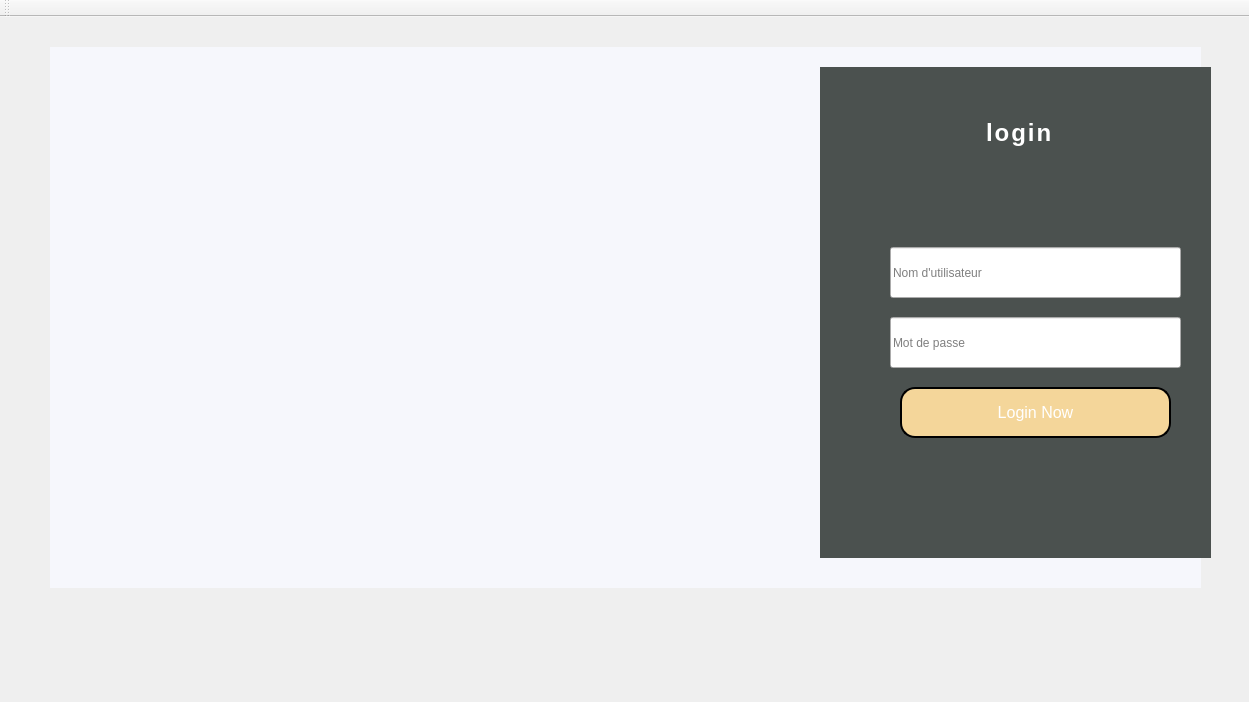
<?xml version="1.0" encoding="UTF-8"?>
<ui version="4.0">
 <class>MainWindow</class>
 <widget class="QMainWindow" name="MainWindow">
  <property name="geometry">
   <rect>
    <x>0</x>
    <y>0</y>
    <width>1249</width>
    <height>702</height>
   </rect>
  </property>
  <property name="windowTitle">
   <string>MainWindow</string>
  </property>
  <widget class="QWidget" name="centralwidget">
   <widget class="QWidget" name="pagelogin" native="true">
    <property name="geometry">
     <rect>
      <x>-190</x>
      <y>30</y>
      <width>1441</width>
      <height>571</height>
     </rect>
    </property>
    <widget class="QLabel" name="label_3">
     <property name="geometry">
      <rect>
       <x>240</x>
       <y>0</y>
       <width>1151</width>
       <height>541</height>
      </rect>
     </property>
     <property name="styleSheet">
      <string notr="true">background-color: rgba(246,247,252,255);</string>
     </property>
     <property name="text">
      <string/>
     </property>
    </widget>
    <widget class="QPushButton" name="loginButton">
     <property name="geometry">
      <rect>
       <x>1090</x>
       <y>340</y>
       <width>271</width>
       <height>51</height>
      </rect>
     </property>
     <property name="styleSheet">
      <string notr="true">QPushButton {
    font-size: 12pt; /* Larger font size */
    border: 2px solid #000000; /* Black border */
    border-radius: 15px; /* Rounded corners */
    padding: 10px 20px; /* Padding */
    color: #ffffff; /* White text */
    background-color: #f4d69a; /* Gold background */
}

QPushButton:hover {
    background-color: #e0b75e; /* Lighter gold on hover */
}

QPushButton:pressed {
    background-color: #d0a04c; /* Slightly darker gold when pressed */
}</string>
     </property>
     <property name="text">
      <string>Login Now</string>
     </property>
    </widget>
    <widget class="QLabel" name="label_5">
     <property name="geometry">
      <rect>
       <x>1280</x>
       <y>280</y>
       <width>41</width>
       <height>31</height>
      </rect>
     </property>
     <property name="text">
      <string/>
     </property>
     <property name="pixmap">
      <pixmap>../../Downloads/téléchargement (1).png</pixmap>
     </property>
     <property name="scaledContents">
      <bool>true</bool>
     </property>
    </widget>
    <widget class="QLabel" name="label">
     <property name="geometry">
      <rect>
       <x>1280</x>
       <y>210</y>
       <width>41</width>
       <height>31</height>
      </rect>
     </property>
     <property name="text">
      <string/>
     </property>
     <property name="pixmap">
      <pixmap>../../Downloads/1144760.png</pixmap>
     </property>
     <property name="scaledContents">
      <bool>true</bool>
     </property>
    </widget>
    <widget class="QLabel" name="label_14">
     <property name="geometry">
      <rect>
       <x>1150</x>
       <y>60</y>
       <width>271</width>
       <height>51</height>
      </rect>
     </property>
     <property name="styleSheet">
      <string notr="true">/* Style for the label */
QLabel {
    font-size: 24px; /* Font size */
    font-weight: bold; /* Bold font */
    color: #ffffff; /* White text color */
    text-transform: uppercase; /* Uppercase text */
    letter-spacing: 2px; /* Letter spacing */
    padding: 10px 20px; /* Padding */
 
    border-radius: 30px; /* Rounded corners */
    box-shadow: 0px 4px 6px rgba(0, 0, 0, 0.1); /* Shadow */
    transition: background-color 0.3s ease; /* Smooth transition */
}


</string>
     </property>
     <property name="text">
      <string>login</string>
     </property>
    </widget>
    <widget class="QLabel" name="label_4">
     <property name="geometry">
      <rect>
       <x>1010</x>
       <y>20</y>
       <width>391</width>
       <height>491</height>
      </rect>
     </property>
     <property name="styleSheet">
      <string notr="true">background-color:#4b514f;
</string>
     </property>
     <property name="text">
      <string/>
     </property>
    </widget>
    <widget class="QLineEdit" name="UserLabel">
     <property name="geometry">
      <rect>
       <x>1080</x>
       <y>200</y>
       <width>291</width>
       <height>51</height>
      </rect>
     </property>
     <property name="styleSheet">
      <string notr="true">font-size: 16px; /* Taille de la police */
    font-weight: bold; /* Police en gras */
    color: #8B4513; /* Couleur marron */
    background-color: #FFF5E1; /* Couleur de fond beige */
    padding: 10px; /* Remplissage intérieur */
    border-radius: 10px; /* Coins arrondis */
    border: 2px solid #8B4513; /* Bordure marron */
    text-align: center; /* Alignement centré du texte */
    max-width: 200px; /* Largeur maximale */
    margin: 0 auto; /* Centrage horizontal */
    box-shadow: 2px 2px 5px rgba(0, 0, 0, 0.2); /* Ombre portée *</string>
     </property>
     <property name="placeholderText">
      <string>Nom d'utilisateur</string>
     </property>
    </widget>
    <widget class="QLineEdit" name="PswdLabel">
     <property name="geometry">
      <rect>
       <x>1080</x>
       <y>270</y>
       <width>291</width>
       <height>51</height>
      </rect>
     </property>
     <property name="styleSheet">
      <string notr="true">font-size: 16px; /* Taille de la police */
    font-weight: bold; /* Police en gras */
    color: #8B4513; /* Couleur marron */
    background-color: #FFF5E1; /* Couleur de fond beige */
    padding: 10px; /* Remplissage intérieur */
    border-radius: 10px; /* Coins arrondis */
    border: 2px solid #8B4513; /* Bordure marron */
    text-align: center; /* Alignement centré du texte */
    max-width: 200px; /* Largeur maximale */
    margin: 0 auto; /* Centrage horizontal */
    box-shadow: 2px 2px 5px rgba(0, 0, 0, 0.2); /* Ombre portée *</string>
     </property>
     <property name="placeholderText">
      <string>Mot de passe</string>
     </property>
    </widget>
    <widget class="QLabel" name="label_2">
     <property name="geometry">
      <rect>
       <x>250</x>
       <y>20</y>
       <width>751</width>
       <height>491</height>
      </rect>
     </property>
     <property name="text">
      <string/>
     </property>
     <property name="pixmap">
      <pixmap>../../Downloads/article-fablab-1 (1).jpg</pixmap>
     </property>
     <property name="scaledContents">
      <bool>true</bool>
     </property>
    </widget>
    <zorder>label_3</zorder>
    <zorder>label_4</zorder>
    <zorder>UserLabel</zorder>
    <zorder>PswdLabel</zorder>
    <zorder>label_2</zorder>
    <zorder>loginButton</zorder>
    <zorder>label_14</zorder>
    <zorder>label_5</zorder>
    <zorder>label</zorder>
   </widget>
  </widget>
  <widget class="QToolBar" name="toolBar">
   <property name="windowTitle">
    <string>toolBar</string>
   </property>
   <attribute name="toolBarArea">
    <enum>TopToolBarArea</enum>
   </attribute>
   <attribute name="toolBarBreak">
    <bool>false</bool>
   </attribute>
  </widget>
 </widget>
 <resources/>
 <connections/>
</ui>
